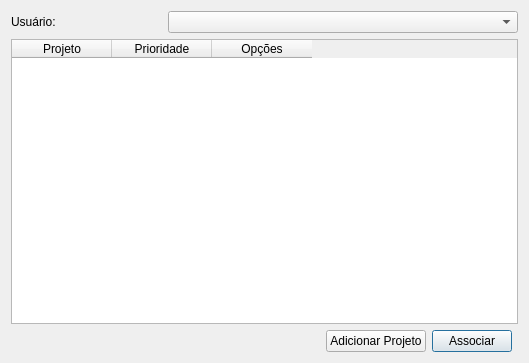
<?xml version="1.0" encoding="UTF-8"?>
<ui version="4.0">
 <class>Dialog</class>
 <widget class="QDialog" name="Dialog">
  <property name="geometry">
   <rect>
    <x>0</x>
    <y>0</y>
    <width>529</width>
    <height>363</height>
   </rect>
  </property>
  <property name="windowTitle">
   <string>Dialog</string>
  </property>
  <layout class="QGridLayout" name="gridLayout">
   <item row="0" column="0">
    <widget class="QLabel" name="label">
     <property name="text">
      <string>Usuário:</string>
     </property>
    </widget>
   </item>
   <item row="0" column="1" colspan="4">
    <widget class="QComboBox" name="userCb"/>
   </item>
   <item row="1" column="0" colspan="5">
    <widget class="QTableWidget" name="tableWidget">
     <column>
      <property name="text">
       <string>Projeto</string>
      </property>
     </column>
     <column>
      <property name="text">
       <string>Prioridade</string>
      </property>
     </column>
     <column>
      <property name="text">
       <string>Opções</string>
      </property>
     </column>
    </widget>
   </item>
   <item row="2" column="0" colspan="2">
    <spacer name="horizontalSpacer">
     <property name="orientation">
      <enum>Qt::Horizontal</enum>
     </property>
     <property name="sizeHint" stdset="0">
      <size>
       <width>336</width>
       <height>20</height>
      </size>
     </property>
    </spacer>
   </item>
   <item row="2" column="3">
    <widget class="QPushButton" name="connectBtn">
     <property name="text">
      <string>Associar</string>
     </property>
    </widget>
   </item>
   <item row="2" column="2">
    <widget class="QPushButton" name="addProjectBtn">
     <property name="text">
      <string>Adicionar Projeto</string>
     </property>
    </widget>
   </item>
  </layout>
 </widget>
 <resources/>
 <connections/>
</ui>
